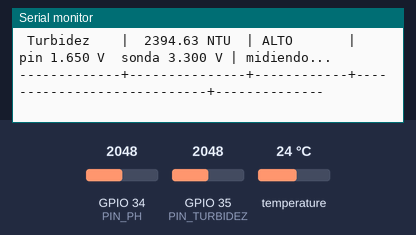
A sketch run on a simulated ESP32. Shown: the last lines printed to the serial monitor. The test bench sets the inputs (shaded band); at power-on: temperature 24 °C, GPIO 35 (PIN_TURBIDEZ) = 2048, GPIO 34 (PIN_PH) = 2048.

Above: at 1.7 s.
1.8 s: temperature set to 12 °C
At 4.1 s:
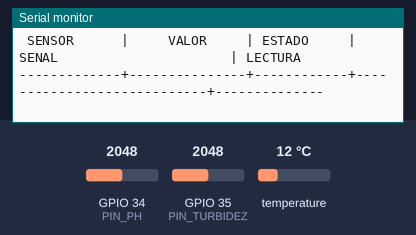
8.7 s: GPIO 35 (PIN_TURBIDEZ) set to 2866
At 10.9 s:
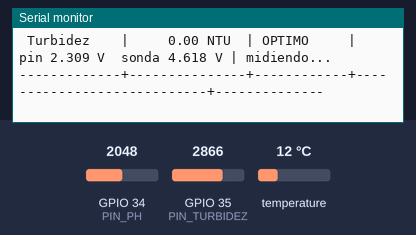
14.6 s: GPIO 34 (PIN_PH) set to 1228
At 17.2 s:
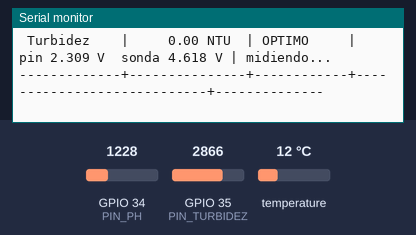
20.4 s: temperature set to 33 °C
At 21.4 s:
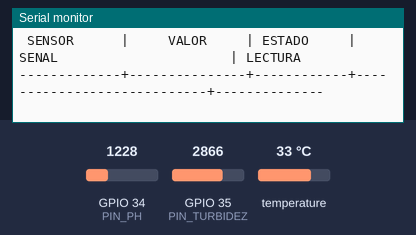
26.2 s: GPIO 34 (PIN_PH) set to 2047
At 28.7 s:
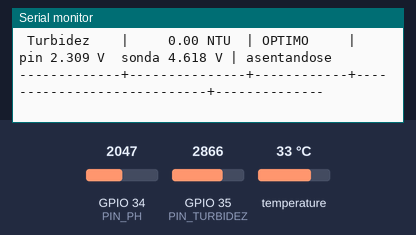
29.3 s: GPIO 35 (PIN_TURBIDEZ) set to 2047
At 31.9 s:
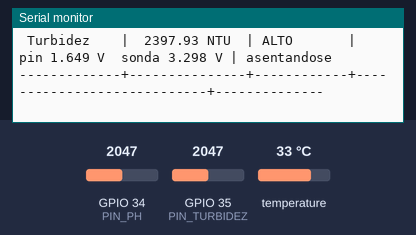

Measured:
- after the input at 8.7 s, the serial monitor: prints a new line after 1.6 s (image 2)
- after the input at 14.6 s, the serial monitor: prints a new line after 1.5 s (image 3)
- after the input at 26.2 s, the serial monitor: prints a new line after 1.6 s (image 5)
- after the input at 29.3 s, the serial monitor: prints a new line after 1.5 s (image 6)

The sketch:

bioaqua_calibracion.ino
```cpp
/**
 * @file    bioaqua_calibracion.ino
 * @brief   Banco de pruebas y calibracion de sondas - BioAqua System / SIGMAP-AQUA.
 * @target  ESP32-D0WD-V3 (WROOM-32), Arduino core 3.x
 *
 * Muestra en el monitor serie, organizados en una tabla, los tres sensores:
 *   Temperatura (DS18B20), pH (PH-4502C) y Turbidez (TS-300B).
 * Por cada uno: valor, unidad, estado del agua, voltajes y estabilidad.
 *
 * pH y NTU son ESTIMADOS con constantes genericas hasta calibrar con
 * soluciones patron (ver docs/HARDWARE_SENSORES.md, seccion 8). Anota V_sonda cuando diga ESTABLE.
 *
 * MONITOR SERIE: 115200 baudios.
 * LIBRERIAS:     OneWire y DallasTemperature.
 *
 * CABLEADO
 *   Temperatura DS18B20  DATA -> GPIO32, pull-up 4,7k entre DATA y 3V3 (VCC a 3V3)
 *   pH  PH-4502C         Po -> [10k] -+- GPIO34 -+- [15k] -> GND   factor 1.667
 *   Turbidez TS-300B     A  -> [10k] -+- GPIO35 -+- [10k] -> GND   factor 2.000
 *   Modulos analogicos a 5 V (VIN), nunca al 3V3. GND comun con el ESP32.
 */

#include <OneWire.h>
#include <DallasTemperature.h>

// ---------------------------------------------------------------------------
// Configuracion (pon en false el sensor que no este conectado)
// ---------------------------------------------------------------------------
#define USAR_TEMPERATURA true
#define USAR_PH          true
#define USAR_TURBIDEZ    true

static const uint8_t PIN_TEMP     = 32;
static const uint8_t PIN_PH       = 34;
static const uint8_t PIN_TURBIDEZ = 35;

static const float FACTOR_PH       = 1.667f;  // (10k + 15k) / 15k
static const float FACTOR_TURBIDEZ = 2.000f;  // (10k + 10k) / 10k

// pH provisional (mismas constantes que bioaqua_ingesta.ino); se reemplazan al calibrar.
static const float PH_M = -5.59f;
static const float PH_B = 21.06f;

// Rangos optimos para tilapia (los mismos de la tabla tipos_parametros).
static const float TEMP_MIN = 24.0f, TEMP_MAX = 30.0f;
static const float PH_MIN   = 6.5f,  PH_MAX   = 8.5f;
static const float TURB_MAX = 25.0f;

// Medicion
static const uint8_t  N_MUESTRAS        = 31;    // mediana por lectura
static const uint8_t  N_HISTORIA        = 10;    // ventana de estabilidad
static const float    UMBRAL_ESTABLE_MV = 5.0f;  // +-5 mV
static const float    V_TOPE_ADC        = 3.1f;
static const uint16_t PERIODO_MS        = 2000;

static OneWire oneWire(PIN_TEMP);
static DallasTemperature ds18(&oneWire);
static uint32_t ciclo = 0;

// ---------------------------------------------------------------------------
// Ventana de estabilidad por canal analogico
// ---------------------------------------------------------------------------
struct Ventana {
  float   v[N_HISTORIA];
  uint8_t n;
};
static Ventana ventPh = {{0}, 0};
static Ventana ventTur = {{0}, 0};

/** @brief Agrega una muestra a la ventana. */
void registrar(Ventana& w, float valor) {
  for (uint8_t i = N_HISTORIA - 1; i > 0; i--) w.v[i] = w.v[i - 1];
  w.v[0] = valor;
  if (w.n < N_HISTORIA) w.n++;
}

/** @brief Max - min en mV; -1 si la ventana aun no esta llena. */
float dispersionMv(const Ventana& w) {
  if (w.n < N_HISTORIA) return -1.0f;
  float mn = w.v[0], mx = w.v[0];
  for (uint8_t i = 1; i < N_HISTORIA; i++) { mn = min(mn, w.v[i]); mx = max(mx, w.v[i]); }
  return (mx - mn) * 1000.0f;
}

/** @brief Texto de estabilidad para la columna LECTURA. */
const char* textoEstabilidad(const Ventana& w) {
  const float d = dispersionMv(w);
  if (d < 0) return "midiendo...";
  return d <= UMBRAL_ESTABLE_MV ? "ESTABLE" : "asentandose";
}

/**
 * @brief Mediana de N lecturas del pin, en voltios.
 * analogReadMilliVolts usa la calibracion de fabrica del ADC.
 */
float leerVoltiosPin(uint8_t pin) {
  uint32_t m[N_MUESTRAS];
  for (uint8_t i = 0; i < N_MUESTRAS; i++) { m[i] = analogReadMilliVolts(pin); delay(2); }
  for (uint8_t i = 1; i < N_MUESTRAS; i++) {
    uint32_t x = m[i]; int j = i;
    while (j > 0 && m[j - 1] > x) { m[j] = m[j - 1]; j--; }
    m[j] = x;
  }
  return m[N_MUESTRAS / 2] / 1000.0f;
}

/** @brief Curva del fabricante TS-300B: voltaje de sonda -> NTU. */
float turbidezNTU(float v) {
  if (v >= 4.2f) return 0.0f;
  if (v < 2.5f)  return 3000.0f;
  return constrain(-1120.4f * v * v + 5742.3f * v - 4353.8f, 0.0f, 3000.0f);
}

/** @brief Estado del agua frente al rango optimo. */
const char* estadoRango(float valor, float minimo, float maximo) {
  if (valor < minimo) return "BAJO";
  if (valor > maximo) return "ALTO";
  return "OPTIMO";
}

// ---------------------------------------------------------------------------
// Impresion de filas
// ---------------------------------------------------------------------------
void filaTemperatura() {
  ds18.requestTemperatures();                 // ~750 ms a 12 bits
  const float t = ds18.getTempCByIndex(0);
  if (t == DEVICE_DISCONNECTED_C) {
    Serial.println(" Temperatura |     ---       | SIN SENSOR | DS18B20 no responde (GPIO32 / pull-up 4,7k)");
    return;
  }
  Serial.printf(" Temperatura | %8.2f °C   | %-10s | DS18B20 GPIO%-2u              | %s\n",
                t, estadoRango(t, TEMP_MIN, TEMP_MAX), PIN_TEMP,
                t == 85.0f ? "revisar (85 C = arranque)" : "OK");
}

void filaPh() {
  const float vPin   = leerVoltiosPin(PIN_PH);
  const float vSonda = vPin * FACTOR_PH;
  registrar(ventPh, vSonda);
  const float ph = constrain(PH_M * vSonda + PH_B, 0.0f, 14.0f);
  Serial.printf(" pH          | %8.2f pH   | %-10s | pin %.3f V  sonda %.3f V | %s\n",
                ph, estadoRango(ph, PH_MIN, PH_MAX), vPin, vSonda, textoEstabilidad(ventPh));
  if (vPin > V_TOPE_ADC) Serial.println("             *** ALERTA: el pin del pH supera 3,1 V. Revisa el divisor.");
  if (vPin < 0.05f)      Serial.println("             *** pH en ~0 V: modulo sin 5 V o cable Po suelto.");
}

void filaTurbidez() {
  const float vPin   = leerVoltiosPin(PIN_TURBIDEZ);
  const float vSonda = vPin * FACTOR_TURBIDEZ;
  registrar(ventTur, vSonda);
  const float ntu = turbidezNTU(vSonda);
  Serial.printf(" Turbidez    | %8.2f NTU  | %-10s | pin %.3f V  sonda %.3f V | %s\n",
                ntu, ntu <= TURB_MAX ? "OPTIMO" : "ALTO", vPin, vSonda, textoEstabilidad(ventTur));
  if (vPin > V_TOPE_ADC) Serial.println("             *** ALERTA: el pin de turbidez supera 3,1 V. Revisa el divisor.");
  if (vPin < 0.05f)      Serial.println("             *** Turbidez en ~0 V: sensor sin 5 V o cable A suelto.");
}

void separador() {
  Serial.println("-------------+---------------+------------+----------------------------+--------------");
}

// ---------------------------------------------------------------------------
void setup() {
  Serial.begin(115200);
  delay(500);
  analogSetAttenuation(ADC_11db);   // rango util ~0.15 a 3.1 V
  if (USAR_TEMPERATURA) { ds18.begin(); ds18.setResolution(12); }

  Serial.println();
  Serial.println("=====================================================================================");
  Serial.println("  BioAqua System - MONITOR DE SENSORES (temperatura, pH y turbidez)");
  Serial.println("=====================================================================================");
  if (USAR_TEMPERATURA) Serial.printf("  Temperatura : DS18B20 en GPIO%u  (detectados: %d)\n", PIN_TEMP, ds18.getDeviceCount());
  if (USAR_PH)          Serial.printf("  pH          : PH-4502C en GPIO%u  (factor divisor %.3f)\n", PIN_PH, FACTOR_PH);
  if (USAR_TURBIDEZ)    Serial.printf("  Turbidez    : TS-300B en GPIO%u  (factor divisor %.3f)\n", PIN_TURBIDEZ, FACTOR_TURBIDEZ);
  Serial.printf("  Rangos optimos: %.0f-%.0f °C | pH %.1f-%.1f | turbidez <= %.0f NTU\n",
                TEMP_MIN, TEMP_MAX, PH_MIN, PH_MAX, TURB_MAX);
  Serial.println("  pH y NTU son ESTIMADOS hasta calibrar. Cuando diga ESTABLE, anota 'sonda' en voltios.");
  Serial.println("=====================================================================================");
}

void loop() {
  Serial.printf("\n Lectura #%lu   (t = %lu s)\n", (unsigned long)(++ciclo), (unsigned long)(millis() / 1000));
  separador();
  Serial.println(" SENSOR      |     VALOR     | ESTADO     | SENAL                      | LECTURA");
  separador();
  if (USAR_TEMPERATURA) filaTemperatura();
  if (USAR_PH)          filaPh();
  if (USAR_TURBIDEZ)    filaTurbidez();
  separador();
  delay(PERIODO_MS);
}
```
